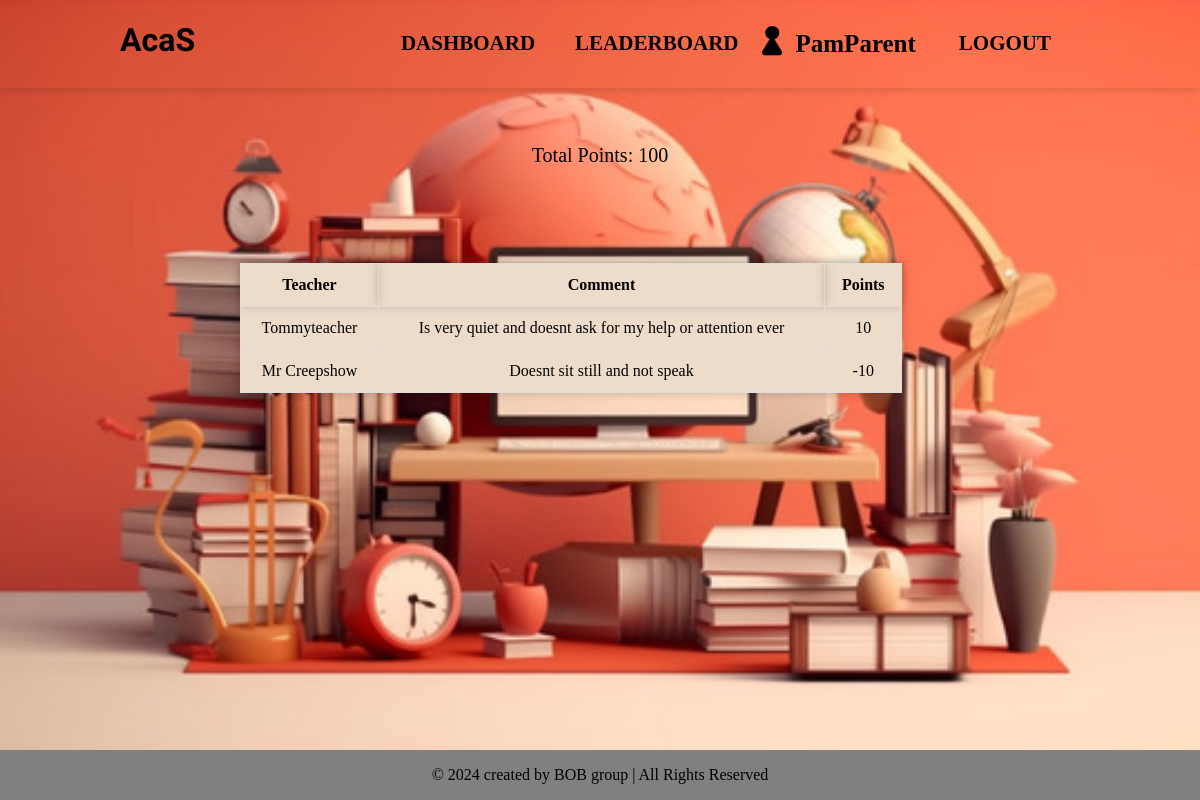
Page /student/1/behaviour (signed in) on the earlier database version.
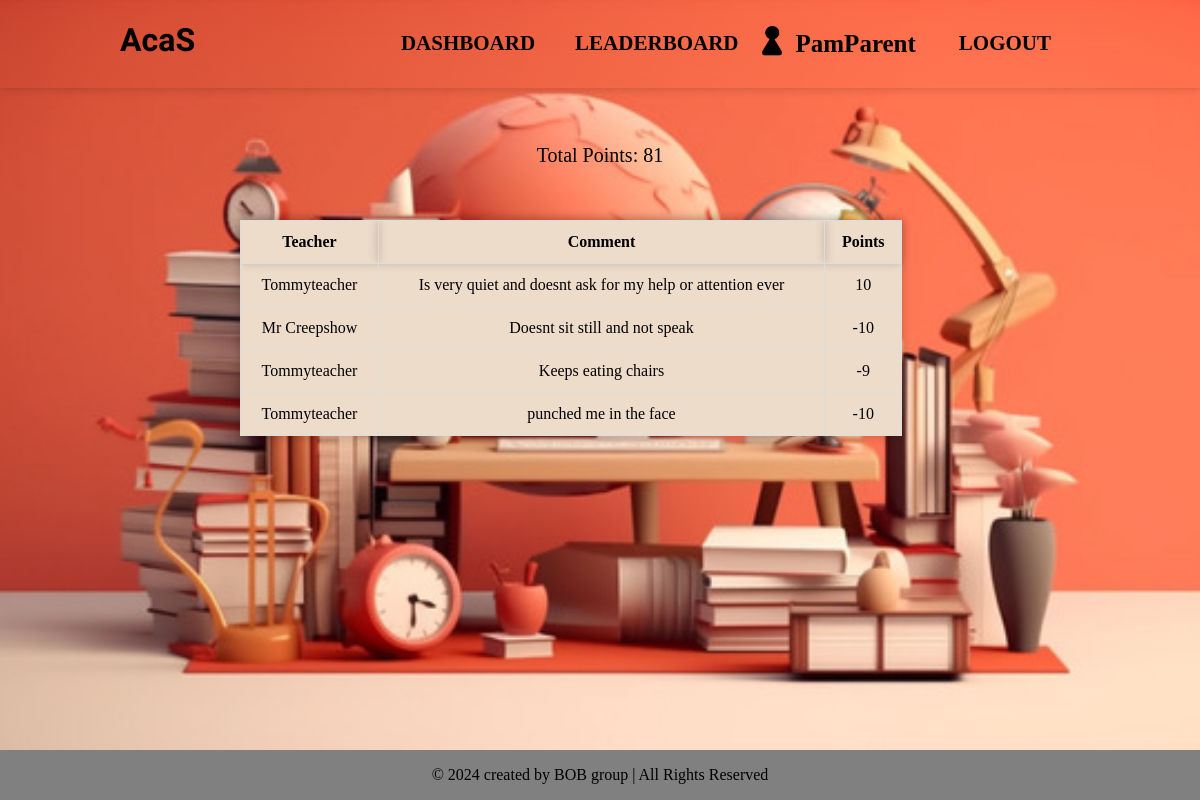
Same page on the later database version.
### tables this page shows
CREATE TABLE parents
(id INTEGER PRIMARY KEY, username TEXT, password TEXT,
studentid INTEGER NOT NULL);

CREATE TABLE teachers
(id INTEGER PRIMARY KEY, username TEXT, password TEXT, email varchar(255));

CREATE TABLE points
(id INTEGER PRIMARY KEY, studentid INTEGER NOT NULL,
teacherid INTEGER NOT NULL, comment TEXT, points INTEGER, pointsTo TEXT);

### app.py (the view, shortened to what this page needs)
@app.route("/student/<studentid>/behaviour", methods=['GET', 'POST'])
def student_behaviour(studentid):
    if ((ensureParent() and parentHasStudent(studentid)) or ensureStudent(studentid) or ensureTeacher()):
        if request.method == "GET":
            student = Student()
            behaviors = student.get_points(studentid, "behavior")
            return render_template("behavior.html", title="Student behavior", behaviors=behaviors, student_num = studentid)
    return "Unauthorized", 401

### app.py (called while the page is built)
def ensureParent(id = None):
    print(session.get("type"), session.get("userid"))
    if (id):
        return (session.get("type") == "parent") and (session.get("userid") == id)
    else:
        return (session.get("type") == "parent")

def parentHasStudent(studentid):
    return ParentHasStudent.hasStudent(session.get("userid"), studentid)

### controllers/parentHasStudent.py (called while the page is built)
    def hasStudent(parentid, studentid):
        conn = sqlite3.connect("school.db")
        cursor = conn.cursor()
        cursor.execute("SELECT studentid FROM parents WHERE id = " + "'" + parentid + "'")
        res = cursor.fetchall()
        conn.close()
        return str(res[0][0]) == studentid

### templates/behavior.html (shortened to what this page needs)
{% with title=title %}
    {% include "components/header.html" %}
{% endwith %}
<div>
    <div class="containerdd">
        <div class="Tpoints">
            <p>Total Points: {{ behaviors.totalPoints}}</p>
        </div>
        <div class="teacher-info">
            <table>
                <tr>
                    <th>Teacher</th>
                    <th>Comment</th>
                    <th>Points</th>
                </tr>
                {% for i in range(behaviors.comments|length) %}
                <tr>
                    <td>{{ behaviors.teachers[i] }}</td>
                    <td>{{ behaviors.comments[i] }}</td>
                    <td>{{ behaviors.points[i] }}</td>
                </tr>
                {% endfor %}
            </table>
        </div>
    </div>
</div>
{% include "components/footer.html" %}
</body>
</html>

### templates/components/header.html (shortened to what this page needs)
<!DOCTYPE html>
<html lang="en">
<head>
    <link rel= "stylesheet" type= "text/css" href= "{{ url_for('static',filename='styles/style.css') }}">
    <link href='https://unpkg.com/boxicons@2.1.4/css/boxicons.min.css' rel='stylesheet'>
</head>
<body>
 {% if nobar != 'true' %}
 <header>
    <div class="container">
        <logo><h1>AcaS</h1></logo>
        <nav>
            <ul>
                <li>
                    {% if session['type'] == 'student' %}
                        <a {{ "class=active" if active == 'dashboard' else "" }} href="{{ '/student/' + session['userid'] }}"><h1>Dashboard</h1></a>
                    {% elif session['type'] == 'teacher' %}
                        <a {{ "class=active" if active == 'dashboard' else "" }} href="{{ '/teacher/' + session['userid'] }}"><h1>Dashboard</h1></a>
                    {% else %}
                        <a {{ "class=active" if active == 'dashboard' else "" }} href="{{ '/parent/' + session['userid'] }}"><h1>Dashboard</h1></a>
                    {% endif %}
                </li>
                <li><a  {{ "class=active" if active == 'leaderboard' else "" }} href="/leaderboard"><h1>Leaderboard</h1></a></li>
                <li class="username">
                    <img src="{{ url_for('static',filename='images/profile.png') }}" alt="">
                    <span>{{ session['username'] }}</span>
                </li>
                <li>
                    <a href="/logout"><h1>Logout</h1></a>
                </li>
            </ul>
        </nav>
    </div>
</header>
 {% endif %}

### templates/components/footer.html
<footer>
    <p> © 2024 created by BOB group | All Rights Reserved </p>
</footer>

### static/styles/style.css (style rules this page uses)
body { margin: 0; }
header { backdrop-filter: blur(20px); box-shadow: 0 0 10px rgba(0, 0, 0, .2); }
header::after { content: ''; display: table; clear: both; }
.container { width: 80%; margin: 0 auto; }
logo { float: left; padding: 0 0; font-family: "Felipa", serif; font-weight: 400; font-style: normal; }
nav { float: right; }
nav ul { display: flex; margin: 4px; padding: 5px; list-style: none; }
nav a { margin: 0 20px; text-transform: uppercase; font-size: 14px; display: block; color: black; text-align: center; padding: 5px 0px; text-decoration: none; transition: box-shadow 0.3s; border-radius: 10px; }
nav .username img { width: 15%; }
nav .username { font-weight: bold; font-size: 25px; display: inline-flex; align-items: center; }
nav .username span { margin: 0 0 0 10px; }
footer { position: fixed; left: 0; bottom: 0; width: 100%; background-color: grey; text-align: center; }
body { background-color: white; }
.containerdd { position: relative; display: flex; flex-direction: column; align-items: center; justify-content: center; height: 60vh; }
.Tpoints { position: absolute; top: 10%; transform: translateY(-50%); text-align: center; display: flex; flex-direction: column; width: 150px; height: 100px; border-radius: 20px; margin: 20px; justify-content: center; align-items: center; font-size: 20px; animation: rainbowBackground 4s infinite, rainbowBoxShadow 4s infinite; background-color: transparent; }
.teacher-info { margin: 0 auto; width: 60%; }
.teacher-info table { width: 92%; border-collapse: collapse; box-shadow: 0 0 10px rgba(0, 0, 0, .2); }
body { background: url('../images/photo3.jpg') no-repeat; height: 100vh; background-position: center; background-size: cover; }
.teacher-info table { width: 92%; border-collapse: collapse; background-color: #EEDCCB; }
.teacher-info th, .teacher-info td { border: 1px solid #ddd; padding: 12px; text-align: center; }
.teacher-info th { box-shadow: 0 0 10px rgba(0, 0, 0, .2); animation: rainbowBackground 4s infinite; }

Differences in the rows shown:
added points: comment "Keeps eating chairs", points "-9"
added points: comment "punched me in the face", points "-10"
Other differences:
{{ behaviors.totalPoints }}: "100" → "81"
new list line: "Tommyteacher"
